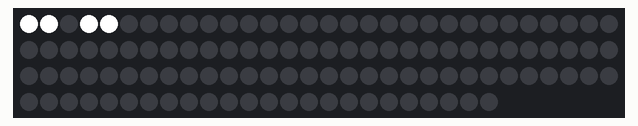
A program run on a simulated MicroPython board. Parts: 114 RGB LEDs in strip order, left to right, continuing on the next row. At 0.0 s the program stops and its outputs stay as they are.

Above: at 0.1 s.

The program:

main.py
```python
"""
Lesson 2 - Light a Word (MicroPython)
--------------------------------------
The panel is really an 11x10 grid of letters, not just a flat strip.
This lesson introduces row/column mapping and lights up one whole word:
"IT IS" in the top-left corner.

  col ->  0  1  2  3  4  5  6  7  8  9 10
  r0      I  T  L  I  S  A  S  A  M  P  M    IT  IS  (AM PM)
"""

from machine import Pin
import neopixel

LED_PIN = 8
COLS = 11
ROWS = 10
NUM_LEDS = 114

np = neopixel.NeoPixel(Pin(LED_PIN), NUM_LEDS)


def xy(row, col):
    """Convert a (row, col) grid position into an index in np[]."""
    return row * COLS + col


def light_word(row, col, length, color=(255, 255, 255)):
    """Light `length` letters starting at (row, col) - every word on this
    panel is horizontal and contiguous, so this one helper draws all of them."""
    for i in range(length):
        np[xy(row, col + i)] = color


np.fill((0, 0, 0))
light_word(0, 0, 2)   # row 0, starting at col 0, 2 letters -> "IT"
light_word(0, 3, 2)   # row 0, starting at col 3, 2 letters -> "IS"
np.write()
```
